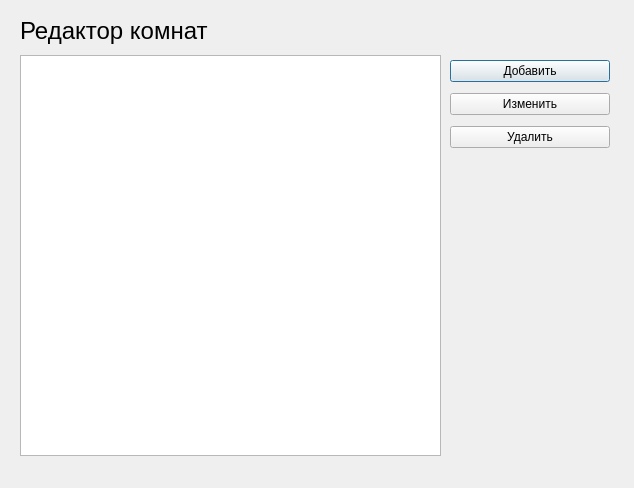
<?xml version="1.0" encoding="UTF-8"?>
<ui version="4.0">
 <class>Room_edit</class>
 <widget class="QDialog" name="Room_edit">
  <property name="geometry">
   <rect>
    <x>0</x>
    <y>0</y>
    <width>634</width>
    <height>488</height>
   </rect>
  </property>
  <property name="windowTitle">
   <string>Dialog</string>
  </property>
  <widget class="QTableWidget" name="tw_roomCharactes">
   <property name="geometry">
    <rect>
     <x>20</x>
     <y>55</y>
     <width>421</width>
     <height>401</height>
    </rect>
   </property>
  </widget>
  <widget class="QLabel" name="label">
   <property name="geometry">
    <rect>
     <x>20</x>
     <y>10</y>
     <width>271</width>
     <height>41</height>
    </rect>
   </property>
   <property name="font">
    <font>
     <pointsize>18</pointsize>
    </font>
   </property>
   <property name="text">
    <string>Редактор комнат</string>
   </property>
  </widget>
  <widget class="QWidget" name="verticalLayoutWidget">
   <property name="geometry">
    <rect>
     <x>450</x>
     <y>55</y>
     <width>160</width>
     <height>100</height>
    </rect>
   </property>
   <layout class="QVBoxLayout" name="verticalLayout">
    <item>
     <widget class="QPushButton" name="pb_add">
      <property name="text">
       <string>Добавить</string>
      </property>
     </widget>
    </item>
    <item>
     <widget class="QPushButton" name="pb_edit">
      <property name="text">
       <string>Изменить</string>
      </property>
     </widget>
    </item>
    <item>
     <widget class="QPushButton" name="pb_delete">
      <property name="text">
       <string>Удалить</string>
      </property>
     </widget>
    </item>
   </layout>
  </widget>
 </widget>
 <resources/>
 <connections/>
</ui>
